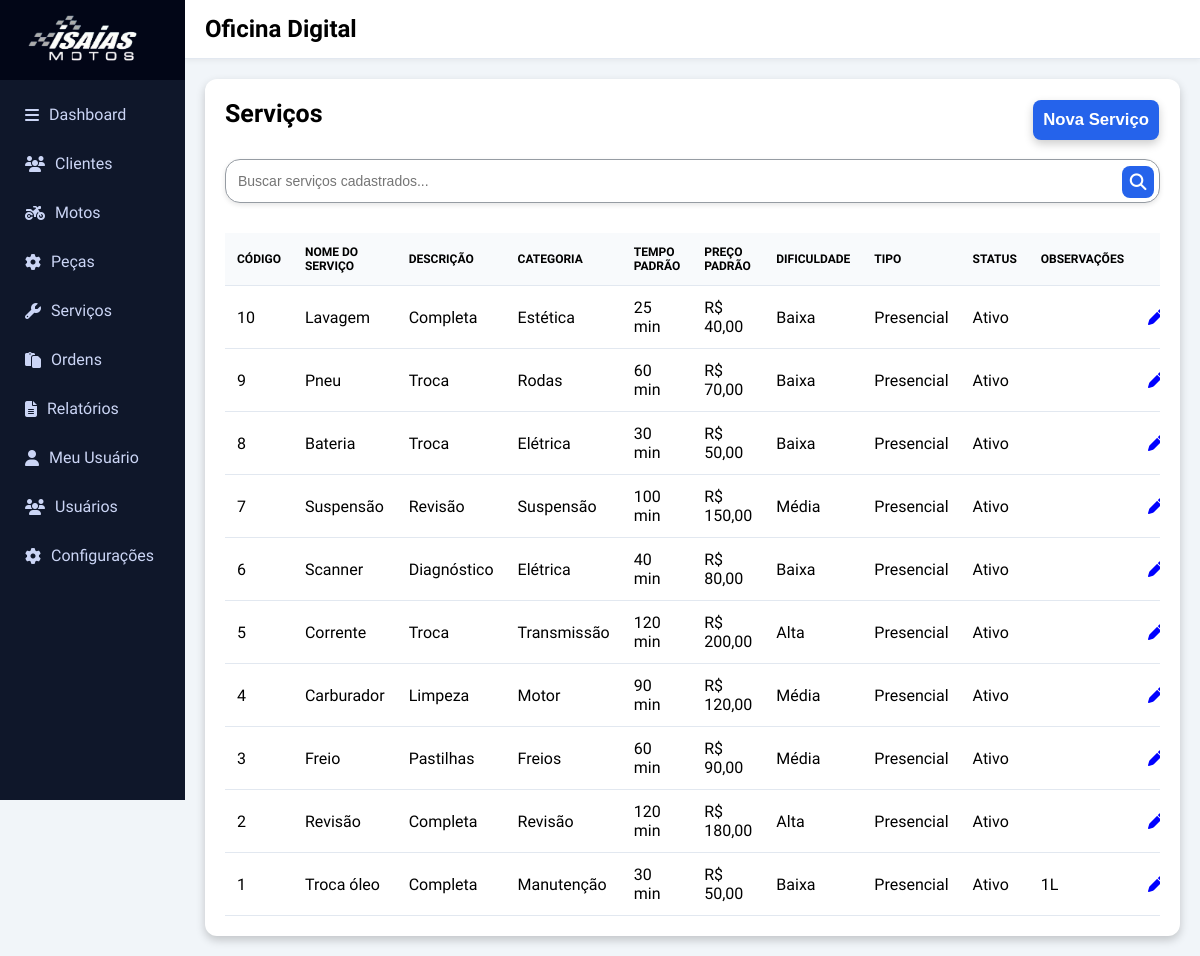
Page /paginas/servicos.php on the committed database.
### tables this page shows
CREATE TABLE servicos (
    codservico INT AUTO_INCREMENT PRIMARY KEY,
    nome VARCHAR(150) NOT NULL,
    descricao TEXT,
    categoria VARCHAR(150),
    duracao_min INT,
    preco DECIMAL(10,2) NOT NULL,
    dificuldade VARCHAR(50),
    tipo VARCHAR(50),
    status VARCHAR(20),
    observacoes TEXT

);

### paginas/servicos.php (the view, shortened to what this page needs)
<!DOCTYPE html>
<html lang="pt-br">
<?php require_once("../Conexao/conexao.php"); ?>
<head>
  <link rel="stylesheet" href="https://cdnjs.cloudflare.com/ajax/libs/font-awesome/6.5.0/css/all.min.css">
  <link rel="stylesheet" href="https://cdnjs.cloudflare.com/ajax/libs/font-awesome/4.7.0/css/font-awesome.min.css">
  <link rel="stylesheet" href="style.css">
</head>
<body>
  <div id="sidebar" class="sidebar hidden-mobile">
    <div style="height:80px;display:flex;align-items:center;justify-content:center;background:#020617">
      <img src="../Imagens/IsaiasmotosW.png" style="height:50px;margin-right:10px">
    </div>
    <nav>
      <ul>
        <li><a href="Inicio.php"><i class="fa-solid fa-bars"></i>Dashboard</a></li>
        <li><a href="clientes.php"><i class="fa-solid fa-users icon-black"></i>Clientes</a></li>
        <li><a href="motos.php"><i class="fa-solid fa-motorcycle"></i>Motos</a></li>
        <li><a href="pecas.php"><i class="fa-solid fa-gear"></i>Peças</a></li>
        <li><a href="servicos.php"><i class="fa-solid fa-wrench"></i>Serviços</a></li>
        <li><a href="ordens.php"><i class="fa-solid fa-clipboard"></i>Ordens</a></li>
        <li><a href="relatorios.php"><i class="fa-solid fa-file-lines"></i>Relatórios</a></li>
        <li><a href="meu-Usuario.php"><i class="fa-solid fa-user"></i>Meu Usuário</a></li>
        <li><a href="usuarios.php"><i class="fa-solid fa-users"></i>Usuários</a></li>
        <li><a href="configuracoes.php"><i class="fa-solid fa-gear"></i>Configurações</a></li>
      </ul>
    </nav>
  </div>
  <div class="main-content">
    <header class="main-header">
      <h2 id="page-title">Oficina Digital</h2>
    </header>
    <main>
        <div id="servicos-section" class="section">
            <div class="card">
              <div id="TitleCard">
                <h3>Serviços</h3>
                <button class="btn-blue" href="#" onclick="showSection('CadastroServicos')">Nova Serviço</button>
              </div>
              <div class="BarraPesquisa">
                <input type="text" placeholder="Buscar serviços cadastrados..." id="search-input">
                <button class="search-btn">
                  <i class="fa-solid fa-magnifying-glass"></i>
                </button>
              </div>
              <div id="TabelaDados">
                <table>
                  <thead>
                    <tr>
                      <th>Código</th>
                      <th>Nome do Serviço</th>
                      <th>Descrição</th>
                      <th>Categoria</th>
                      <th>Tempo Padrão</th>
                      <th>Preço Padrão</th>
                      <th>Dificuldade</th>
                      <th>Tipo</th>
                      <th>Status</th>
                      <th>Observações</th>
                      <th></th>
                    </tr>
                  </thead>
                  <tbody id="servicos-table">
                    <?php
                    $sql = "SELECT * FROM servicos ORDER BY codservico DESC";
                    $stmt = $conexao->query($sql);
                    $servicos = $stmt->fetchAll(PDO::FETCH_ASSOC);
                    foreach ($servicos as $s):
                    ?>
                        <tr>
                            <td><?= $s['codservico'] ?></td>
                            <td><?= $s['nome'] ?></td>
                            <td><?= $s['descricao'] ?></td>
                            <td><?= $s['categoria'] ?></td>
                            <td><?= $s['duracao_min'] ?> min</td>
                            <td>R$ <?= number_format($s['preco'], 2, ',', '.') ?></td>
                            <td><?= $s['dificuldade'] ?></td>
                            <td><?= $s['tipo'] ?></td>
                            <td><?= $s['status'] ?></td>
                            <td><?= $s['observacoes'] ?></td>
                            <td>
                                <a href="#"
                                    onclick="openEditServico(
                                  '<?= $s['codservico'] ?>',
                                  '<?= addslashes($s['nome']) ?>',
                                  '<?= addslashes($s['descricao']) ?>',
                                  '<?= addslashes($s['categoria']) ?>',
                                  '<?= $s['duracao_min'] ?>',
                                  '<?= $s['preco'] ?>',
                                  '<?= addslashes($s['dificuldade']) ?>',
                                  '<?= addslashes($s['tipo']) ?>',
                                  '<?= addslashes($s['status']) ?>',
                                  '<?= addslashes($s['observacoes']) ?>'
                              )">
                                    <i class="fa-solid fa-pen" style="color:blue"></i>
                                </a>
                            </td>
                        </tr>
                    <?php endforeach; ?>
                </tbody>
                </table>
              </div>
            </div>
          </div>
    </main>
  </div>
</body>
</html>

### paginas/style.css (style rules this page uses)
* { margin: 0; padding: 0; box-sizing: border-box; }
body { font-family: "Google Sans", sans-serif; background: #f1f5f9; }
.sidebar { width: 185px; height: 100vh; position: fixed; left: 0; top: 0; background: #0f172a; color: #fff; transition: .3s ease; z-index: 1000; }
.sidebar.hidden-mobile { transform: translateX(-100%); }
.sidebar nav ul { list-style: none; padding: 15px; }
.sidebar nav ul li { margin-bottom: 10px; }
.sidebar nav ul li a { display: flex; align-items: center; gap: 10px; padding: 10px; border-radius: 8px; color: #cbd5f5; text-decoration: none; transition: .25s; }
.main-content { margin-left: 185px; transition: .3s; }
.main-header { background: #fff; padding: 15px 20px; display: flex; justify-content: space-between; align-items: center; border-bottom: 1px solid #e2e8f0; box-shadow: 0 2px 5px rgba(0, 0, 0, 0.05); }
.card { background: #fff; border-radius: 12px; padding: 20px; box-shadow: 0 4px 10px rgba(0, 0, 0, 0.2); transition: .3s ease; position: relative; overflow: hidden; }
.card::after { content: ""; position: absolute; top: 0; left: 0; width: 100%; height: 4px; background: linear-gradient(90deg, #2563eb, #22c55e, #f50b0b); opacity: 0; transition: .3s; }
#TitleCard { display: flex; justify-content: space-between; }
#TitleCard h3 { font-size: 25px; }
.BarraPesquisa { position: relative; width: 100%; margin-top: 8px; margin-bottom: 20px; }
.BarraPesquisa input { width: 100%; height: 44px; padding: 0 45px 0 12px; border-radius: 15px; border: 1px solid #969ca3; background: #fff; font-size: 14px; transition: 0.25s; box-shadow: 0 2px 5px rgba(0, 0, 0, 0.1); }
.BarraPesquisa .search-btn { position: absolute; right: 5px; top: 50%; transform: translateY(-50%); height: 32px; width: 32px; border-radius: 8px; background: #2563eb; color: #fff; display: flex; align-items: center; justify-content: center; border: none; cursor: pointer; transition: 0.2s; }
button { border: none; border-radius: 8px; padding: 10px 15px; cursor: pointer; font-weight: bold; transition: .2s; padding: 10px; font-size: 2.09vh; margin: 1px; }
.btn-blue { background: #2563eb; color: #fff; box-shadow: 0 4px 10px rgba(0, 0, 0, 0.2); }
input { width: 100%; padding: 10px; border-radius: 8px; border: 1px solid #b4beca; margin: 10px 0; transition: .2s }
#TabelaDados { overflow: scroll; }
table { width: 100%; border-collapse: collapse; overflow: scroll; }
th, td { padding: 12px; border-bottom: 1px solid #e2e8f0; }
th { background: #f8fafc; font-size: 12px; text-transform: uppercase; text-align: left; }
.section { padding: 20px; animation: fade .3s ease }
@media (min-width:769px) { .sidebar { transform: translateX(0) !important } }

### rows in the picture
servicos: codservico "10", nome "Lavagem", descricao "Completa", categoria "Estética", duracao_min "25", preco "40,00", dificuldade "Baixa", tipo "Presencial", status "Ativo"
servicos: codservico "9", nome "Pneu", descricao "Troca", categoria "Rodas", duracao_min "60", preco "70,00", dificuldade "Baixa", tipo "Presencial", status "Ativo"
servicos: codservico "8", nome "Bateria", descricao "Troca", categoria "Elétrica", duracao_min "30", preco "50,00", dificuldade "Baixa", tipo "Presencial", status "Ativo"
servicos: codservico "7", nome "Suspensão", descricao "Revisão", categoria "Suspensão", duracao_min "100", preco "150,00", dificuldade "Média", tipo "Presencial", status "Ativo"
servicos: codservico "6", nome "Scanner", descricao "Diagnóstico", categoria "Elétrica", duracao_min "40", preco "80,00", dificuldade "Baixa", tipo "Presencial", status "Ativo"
servicos: codservico "5", nome "Corrente", descricao "Troca", categoria "Transmissão", duracao_min "120", preco "200,00", dificuldade "Alta", tipo "Presencial", status "Ativo"
servicos: codservico "4", nome "Carburador", descricao "Limpeza", categoria "Motor", duracao_min "90", preco "120,00", dificuldade "Média", tipo "Presencial", status "Ativo"
servicos: codservico "3", nome "Freio", descricao "Pastilhas", categoria "Freios", duracao_min "60", preco "90,00", dificuldade "Média", tipo "Presencial", status "Ativo"
servicos: codservico "2", nome "Revisão", descricao "Completa", categoria "Revisão", duracao_min "120", preco "180,00", dificuldade "Alta", tipo "Presencial", status "Ativo"
servicos: codservico "1", nome "Troca óleo", descricao "Completa", categoria "Manutenção", duracao_min "30", preco "50,00", dificuldade "Baixa", tipo "Presencial", status "Ativo", observacoes "1L"
